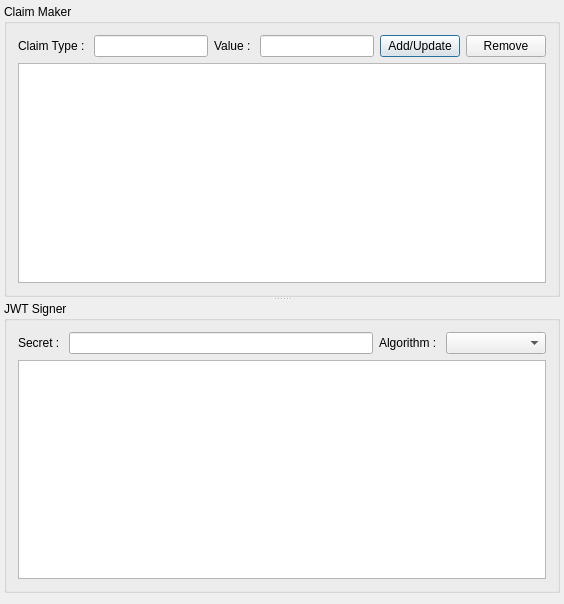
<?xml version="1.0" encoding="UTF-8"?>
<ui version="4.0">
 <class>Dialog</class>
 <widget class="QDialog" name="Dialog">
  <property name="geometry">
   <rect>
    <x>0</x>
    <y>0</y>
    <width>564</width>
    <height>604</height>
   </rect>
  </property>
  <property name="sizePolicy">
   <sizepolicy hsizetype="Expanding" vsizetype="Preferred">
    <horstretch>0</horstretch>
    <verstretch>0</verstretch>
   </sizepolicy>
  </property>
  <property name="windowTitle">
   <string>JWT Creator</string>
  </property>
  <layout class="QGridLayout" name="gridLayout_3">
   <property name="leftMargin">
    <number>4</number>
   </property>
   <property name="topMargin">
    <number>4</number>
   </property>
   <property name="rightMargin">
    <number>4</number>
   </property>
   <item row="0" column="0">
    <widget class="QSplitter" name="splitter_2">
     <property name="orientation">
      <enum>Qt::Vertical</enum>
     </property>
     <widget class="QGroupBox" name="groupBox">
      <property name="sizePolicy">
       <sizepolicy hsizetype="Preferred" vsizetype="Expanding">
        <horstretch>0</horstretch>
        <verstretch>0</verstretch>
       </sizepolicy>
      </property>
      <property name="title">
       <string>Claim Maker</string>
      </property>
      <layout class="QGridLayout" name="gridLayout">
       <item row="0" column="0">
        <widget class="QLabel" name="label">
         <property name="text">
          <string>Claim Type : </string>
         </property>
        </widget>
       </item>
       <item row="0" column="1">
        <widget class="QLineEdit" name="lineClaimType"/>
       </item>
       <item row="0" column="2">
        <widget class="QLabel" name="label_2">
         <property name="text">
          <string>Value : </string>
         </property>
        </widget>
       </item>
       <item row="0" column="3">
        <widget class="QLineEdit" name="lineValue"/>
       </item>
       <item row="0" column="4">
        <widget class="QPushButton" name="pushAddClaim">
         <property name="text">
          <string>Add/Update</string>
         </property>
        </widget>
       </item>
       <item row="0" column="5">
        <widget class="QPushButton" name="pushRemoveClaim">
         <property name="text">
          <string>Remove</string>
         </property>
        </widget>
       </item>
       <item row="1" column="0" colspan="6">
        <widget class="QPlainTextEdit" name="plainTextClaims">
         <property name="readOnly">
          <bool>true</bool>
         </property>
        </widget>
       </item>
      </layout>
     </widget>
     <widget class="QGroupBox" name="groupBox_2">
      <property name="sizePolicy">
       <sizepolicy hsizetype="Preferred" vsizetype="MinimumExpanding">
        <horstretch>0</horstretch>
        <verstretch>0</verstretch>
       </sizepolicy>
      </property>
      <property name="title">
       <string>JWT Signer</string>
      </property>
      <layout class="QGridLayout" name="gridLayout_2">
       <item row="0" column="0">
        <widget class="QLabel" name="label_3">
         <property name="text">
          <string>Secret : </string>
         </property>
        </widget>
       </item>
       <item row="0" column="1">
        <widget class="QLineEdit" name="lineSecret"/>
       </item>
       <item row="0" column="2">
        <widget class="QLabel" name="label_4">
         <property name="text">
          <string>Algorithm : </string>
         </property>
        </widget>
       </item>
       <item row="0" column="3">
        <widget class="QComboBox" name="comboAlgorithm">
         <property name="minimumSize">
          <size>
           <width>100</width>
           <height>0</height>
          </size>
         </property>
        </widget>
       </item>
       <item row="1" column="0" colspan="4">
        <widget class="QPlainTextEdit" name="plainTextSignedJwt">
         <property name="readOnly">
          <bool>true</bool>
         </property>
        </widget>
       </item>
      </layout>
     </widget>
    </widget>
   </item>
  </layout>
 </widget>
 <layoutdefault spacing="6" margin="11"/>
 <resources/>
 <connections/>
</ui>
